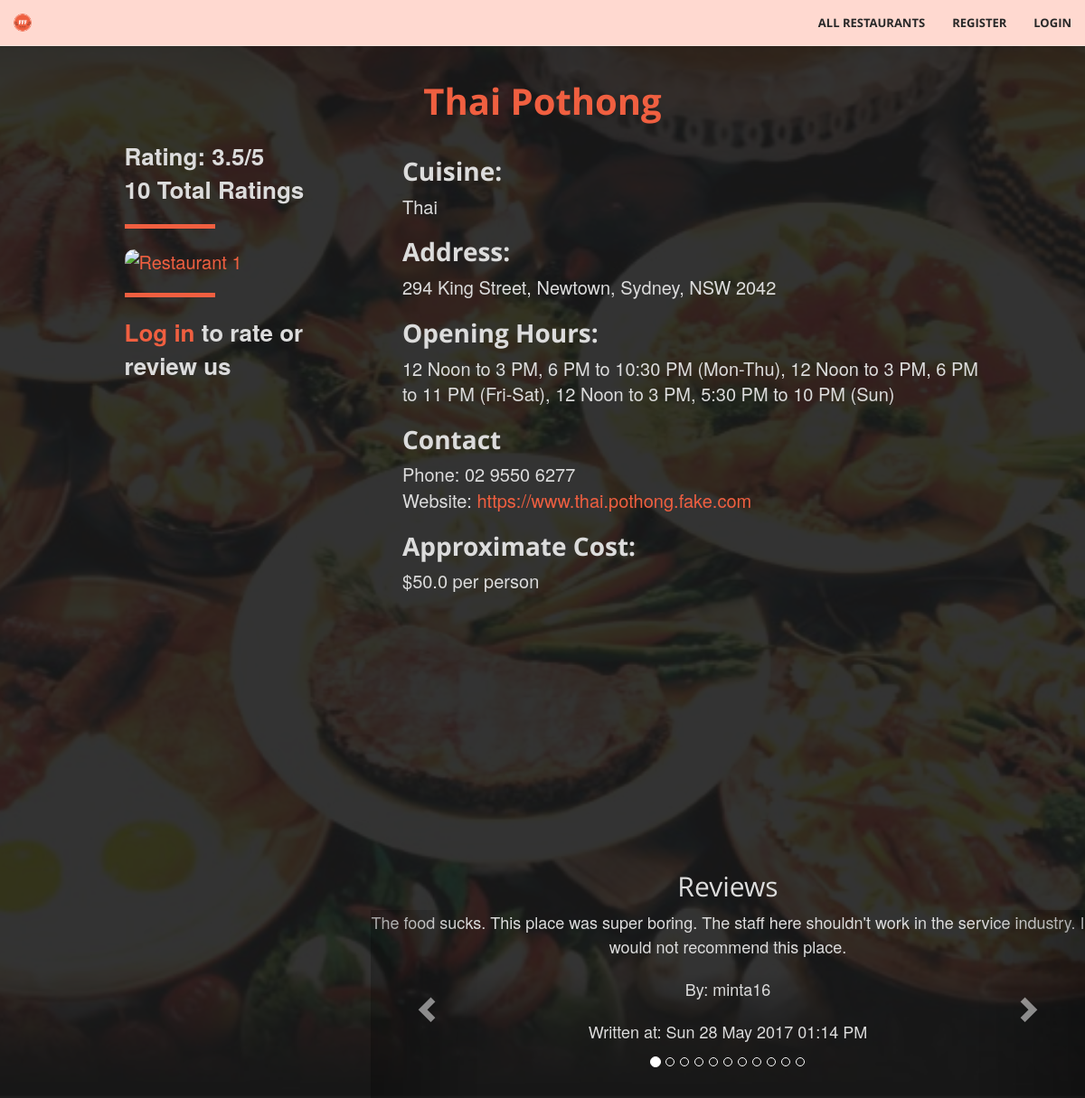
/restaurant/60, run on the app's committed database.
### tables this page shows
CREATE TABLE Restaurants (
				id			INTEGER not null unique,
				name		TEXT not null,
				suburb	TEXT not null,
				address	TEXT not null,
				postcode INTEGER not null,
				phone		TEXT,
				hours		TEXT, -- business hours; varying format
				cuisine	TEXT not null,
				owner		TEXT,
				website	TEXT not null check (website like 'http%://_%'),
				cost		FLOAT not null, -- average cost per person
				image		TEXT check (image like 'http%://_%'),
				PRIMARY KEY (id),
				FOREIGN KEY (owner) REFERENCES Users(username)
			);

CREATE TABLE Reviews (
				id				INTEGER unique not null,
				user			TEXT not null,
				restaurant	INTEGER not null,
				review		TEXT not null,
				timestamp	DATE not null,
				reported		INTEGER not null check (reported == 0 || reported == 1),
				PRIMARY KEY (user, restaurant), -- one review per user per restaurant
				FOREIGN KEY (user) REFERENCES Users(username),
				FOREIGN KEY (restaurant) REFERENCES Restaurants(id)
	);

### fff.py (the view, shortened to what this page needs)
@app.route('/restaurant/<path:rest_id>', methods=['GET', 'POST'])
def restaurant_page(rest_id):
    conn = sqlite3.connect('data.db')
    c = conn.cursor()
    r = db_interface.get_restaurant_by_id(c, id=rest_id)
    if r:
        reviews = db_interface.get_reviews(c, rest_id)
        already_reviewed = False
        already_rated = False
        user_rating = 0
        if 'username' in session:
            already_reviewed = db_interface.already_reviewed_restaurant(c, rest_id, session['username'])
            already_rated = db_interface.already_rated_restaurant(c, rest_id, session['username'])
            if already_rated:
                user_rating = db_interface.find_user_rating(c, session['username'], rest_id)
        if request.method == 'GET':
            return render_template('restaurant.html', restaurant=r, logged_in=('username' in session),
                                   reviews=reviews, already_reviewed=already_reviewed, already_rated = already_rated,
                                   user_rating=user_rating)
    else:
        flash('Restaurant not found!')
        return redirect(url_for('restaurants_page'))

### classes.py (called while the page is built)
	def get_id(self): # Does not require setter
		return self.id

	def get_name(self):
		return self.name

	def get_address(self):
		return self.address

	def get_cuisine(self):
		return self.cuisine

	def get_phone(self):
		return self.phone

	def get_hours(self):
		return self.hours

	def get_rating(self):
		return self.rating

	def get_numRating(self):
		return self.numRating

	def get_website(self):
		return self.website

	def get_cost(self):
		return self.cost

	def get_image(self):
		return self.image

	def get_user(self):
		return self.user

	def get_review(self):
		return self.review

	def get_timestamp(self):
		return self.timestamp

### db_interface.py (called while the page is built)
def get_restaurant_by_id(c, id):
	c.execute("""SELECT * FROM Restaurants WHERE ID=?""", (id, ))
	res = c.fetchone()
	if res:
		 r = Restaurant(
				id=res[0],
				name=res[1],
				suburb=res[2],
				address=res[3],
				postcode=res[4],
				phone=res[5],
				hours=res[6],
				cuisine=res[7],
				owner=res[8],
				website=res[9],
				cost=res[10],
				image=res[11],
				rating=find_average_rating(c, res[0]),
				numRating=find_number_rating(c, res[0])
		 )
		 return r

def find_average_rating(c, i):
	ratings = c.execute("SELECT rating FROM Ratings WHERE restaurant=?", (i, )).fetchall()
	ratings = [r[0] for r in ratings]
	avg = average(ratings)
	if avg == -1:
		 return 0 #this needs to be a number
	return avg

def find_number_rating(c, i):
	r = c.execute("SELECT COUNT(*) FROM Ratings WHERE restaurant=?", (i, )).fetchone()
	return r[0]

def get_reviews(c, restaurant_id):
	results = []
	c.execute("SELECT * FROM Reviews WHERE restaurant=?", (restaurant_id, ))
	for review in c.fetchall():
		 r = Review(
				id=review[0],
				user=review[1],
				review=review[3],
				timestamp=datetime.datetime.strptime(review[4], "%Y-%m-%d %H:%M:%S.%f"),
				reported=review[5]
		 )
		 results.append(r)
	return results

### fff.py (called while the page is built)
@app.context_processor
def utility_processor():
    def is_admin(user):
        conn = sqlite3.connect('data.db')
        c = conn.cursor()
        is_ad = c.execute('SELECT admin FROM Users where username="%s"' % user).fetchone()[0]
        if is_ad == 0:
            return False
        else:
            return True
    return dict(is_admin=is_admin)

### helpers_fff.py (called while the page is built)
def average(arr):  # Calculates average value of an array
    total = 0
    i = 0
    while i < len(arr):
        total += arr[i]
        i += 1
    if i == 0:
        return -1
    else:
        return round(total/i, 1)

### templates/restaurant.html (shortened to what this page needs)
{% extends "base.html" %}
{% block body %}
<header>
  <div class="restaurants">
    <div class="row">
      <br/>
   		<div class="row">
           <div class ="restaurants-heading">
             <h1>{{ restaurant.get_name() }} </h1>
	  	     </div>
         </div>
      <div class="col-xs-3 col-xs-offset-1">
        <div class ="restaurants-listing-box">
          <div class="restaurants-listing">
            {% if restaurant.get_rating() == 0 %}
				  <b> Unrated </b> <br>
            {% elif restaurant.get_numRating() == 1 %}
				  <b> Rating: {{ restaurant.get_rating() }}/5 </b> <br>
              <b>{{ restaurant.get_numRating() }} Rating</b>
            {% else %}
				  <b> Rating: {{ restaurant.get_rating() }}/5 </b> <br>
              <b>{{ restaurant.get_numRating() }} Total Ratings</b>
            {% endif %}
            <hr align= "left">
            <a href="{{ url_for('restaurant_page', rest_id = restaurant.get_id()) }}"><img src="{{ restaurant.get_image() }}" alt="Restaurant 1" height ="300" width="440"></a> </br>
              {% if logged_in %}
                <h2>Rate us</h2>
                <form method="POST">
                  <fieldset class="rating">
                    <input type="radio" id="star5" name="rating" value="5" />
                    <label class = "full" for="star5" title="Amazing - 5 stars"></label>
                    <input type="radio" id="star4half" name="rating" value="4.5" />
                    <label class="half" for="star4half" title="4.5 stars"></label>
                    <input type="radio" id="star4" name="rating" value="4" />
                    <label class = "full" for="star4" title="Very good - 4 stars"></label>
                    <input type="radio" id="star3half" name="rating" value="3.5" />
                    <label class="half" for="star3half" title="3.5 stars"></label>
                    <input type="radio" id="star3" name="rating" value="3" />
                    <label class = "full" for="star3" title="Average - 3 stars"></label>
                    <input type="radio" id="star2half" name="rating" value="2.5" />
                    <label class="half" for="star2half" title="2.5 stars"></label>
                    <input type="radio" id="star2" name="rating" value="2" />
                    <label class = "full" for="star2" title="Below average - 2 stars"></label>
                    <input type="radio" id="star1half" name="rating" value="1.5" />
                    <label class="half" for="star1half" title="1.5 stars"></label>
                    <input type="radio" id="star1" name="rating" value="1" />
                    <label class = "full" for="star1" title="Not great - 1 star"></label>
                    <input type="radio" id="starhalf" name="rating" value="0.5" />
                    <label class="half" for="starhalf" title="0.5 stars"></label>
                  </fieldset>
                  {% if already_rated %}
                  {%  endif  %}
                    <br>
                    <hr align = "left">
                  <input type="submit" value="Submit" class="btn btn-primary">
                </form>
                <hr>
              {%else%}
              <hr align= "left">
              <b><a class="page-scroll" href="{{ url_for('login') }}">Log in</a> to rate or review us</b>
              {% endif %}
          </div>
        </div>
      </div>
      <div class="col-xs-7">
        <div class="restaurants-listing">
          <h2>Cuisine:</h2>
          {{ restaurant.get_cuisine() }} <br/>
          <h2>Address:</h2>
          {{ restaurant.get_address() }} <br/>
          <h2>Opening Hours:</h2>
          {{ restaurant.get_hours() }} <br/>
          <h2>Contact </h2>
          Phone: {{ restaurant.get_phone() }} <br/>
          Website: <a href="{{ restaurant.get_website() }}">{{ restaurant.get_website() }}</a> <br/>
          <h2>Approximate Cost:</h2>
          ${{restaurant.get_cost()}} per person <br/> <br/>
        </div>
      </div>
    </div>
    <div class="row">
      <div class="col-xs-3 col-xs-offset-1">
      </div>
      <div class="col-xs-8">
        <h2>Reviews</h2>
        <div id="carousel-reviews" class="carousel slide" data-ride="carousel">
          <div class="row">
            <div class="carousel-inner" role="listbox">
              {% if reviews|length == 0 %}
                 <p>No reviews yet!</p>
              {% else %}
              {% for i in range(reviews|length) %}
                {% if i == 0 %}
                  <div class="item active">
                {% else %}
                  <div class="item">
                {% endif %}
                  <p>{{ reviews[i].get_review() }}</p>
                  <p>By: {{ reviews[i].get_user() }}</p>
                  <p>Written at: {{ reviews[i].get_timestamp().strftime('%a %d %b %Y %I:%M %p') }}</p>
                  <br/>
                  <br/>
                </div>
              {% endfor %}
              {% endif %}
            </div>
            <a class="left carousel-control" href="#carousel-reviews" role="button" data-slide="prev">
              <span class="glyphicon glyphicon-chevron-left" aria-hidden="true"></span>
            </a>
            <a class="right carousel-control" href="#carousel-reviews" role="button" data-slide="next">
              <span class="glyphicon glyphicon-chevron-right" aria-hidden="true"></span>
            </a>
          </div>
          <div class="row">
            <ol class="carousel-indicators">
              {% for i in range(reviews|length) %}
                {% if i == 0 %}
                  <li data-target="#carousel-reviews" data-slide-to="{{ i }}" class="active"></li>
                {% else %}
                  <li data-target="#carousel-reviews" data-slide-to="{{ i }}"></li>
                {% endif %}
              {% endfor %}
            </ol>
          </div>
        </div>
      </div>
    </div>
  </div>
</header>
{% endblock %}

### templates/base.html (shortened to what this page needs)
<!DOCTYPE html>
<html lang="en">
    <head>
        <link href="{{ url_for('static', filename='vendor/bootstrap/css/bootstrap.min.css') }}" rel="stylesheet" type="text/css">
        <link href="{{ url_for('static', filename='vendor/font-awesome/css/font-awesome.min.css') }}" rel="stylesheet" type="text/css">
        <link href="{{ url_for('static', filename='vendor/bootstrap/css/bootstrap-select.min.css') }}" rel="stylesheet" type="text/css">
        <link href="{{ url_for('static', filename='fonts/open_sans.css') }}" rel="stylesheet" type="text/css">
        <link href="{{ url_for('static', filename='css/fff.css') }}" rel="stylesheet" type="text/css">
        <link href="{{ url_for('static', filename='css/ratings.css') }}" rel="stylesheet" type="text/css">
    </head>
    <body>
      <div class="row">
        <nav id="mainNav" class="navbar navbar-default navbar-fixed-top">
          <div class="container-fluid">
            <div class="navbar-header">
              <a class="navbar-brand page-scroll" href="{{ url_for('home_page') }}"><img src = "{{ url_for('static', filename='img/FFF.png') }}"></a>
            </div>
            <div class="collapse navbar-collapse" id="bs-example-navbar-collapse-1">
              <ul class="nav navbar-nav navbar-right">
                <li>
                    <a class="page-scroll" href="{{ url_for('restaurants_page') }}">All Restaurants</a>
                </li>
                <li>
                  {% if session['logged_in'] != True %}
                    <a class="page-scroll" href="{{ url_for('register') }}">Register</a>
                  {% endif %}
                </li>
                <li>
                  {% if session['logged_in'] == True %}
                    <a class="page-scroll" href="{{ url_for('logout') }}">Logout</a>
                  {% else %}
                    <a class="page-scroll" href="{{ url_for('login') }}">Login</a>
                  {% endif %}
                </li>
              </ul>
            </div>
          </div>
        </nav>
      </div>
      {% block body %}
      {% endblock %}
    </body>
</html>

### static/css/fff.css (style rules this page uses)
html, body { height: 100%; width: 100%; }
body { font-family: 'Josefin Sans', 'Helvetica Neue', Arial, sans-serif; }
hr { border-color: #F05F40; border-width: 5px; max-width: 100px; }
a { -webkit-transition: all 0.35s; -moz-transition: all 0.35s; transition: all 0.35s; color: #F05F40; }
h1, h2, h3, h4, h5, h6 { font-family: 'Open Sans', 'Helvetica Neue', Arial, sans-serif; }
p { font-size: 18px; line-height: 1.5; margin-bottom: 20px; }
.navbar-default { background-color: white; border-color: rgba(34, 34, 34, 0.05); font-family: 'Open Sans', 'Helvetica Neue', Arial, sans-serif; -webkit-transition: all 0.35s; -moz-transition: all 0.35s; transition: all 0.35s; }
.navbar-default .navbar-header .navbar-brand { color: #F05F40; font-family: 'Open Sans', 'Helvetica Neue', Arial, sans-serif; font-weight: 700; text-transform: uppercase; }
.navbar-default .nav > li > a, .navbar-default .nav > li > a:focus { text-transform: uppercase; font-weight: 700; font-size: 13px; color: #222222; }
@media (min-width: 768px) { .navbar-default { background-color: #ffd9d0; border-color: rgba(255, 255, 255, 0.3); } }
@media (min-width: 768px) { .navbar-default .navbar-header .navbar-brand { color: rgb(40,40,40); } }
@media (min-width: 768px) { .navbar-default .nav > li > a, .navbar-default .nav > li > a:focus { color: rgb(40,40,40); } }
header { position: relative; min-height: auto; -webkit-background-size: cover; -moz-background-size: cover; background-size: cover; background-attachment: fixed; -o-background-size: cover; background-position: center; background-image: url('../img/FFFBackground.jpg'); text-align: center; color: rgb(220,220,220); }
@media (min-width: 768px) { header { min-height: 100%; } }
body { webkit-tap-highlight-color: #222222; }
.restaurants { position: relative; overflow: auto; background-color: rgba(0, 0, 0, 0.8); margin-top: 50px; }
.restaurants .restaurants-listing { text-align: left; font-size:20px; padding: 10px; margin-left: 25px; height: 100vh; }
.restaurants .restaurants-heading h1 { font-size: 40px; color: #F05F40; font-weight: bold; }
.restaurants .restaurants-listing h2 { font-weight: bold; font-size:28px; }
.restaurants .restaurants-listing b { font-weight: none; font-size: 26px; }
img { max-height: 100%; max-width: 100%; border-radius: 10px; }
.collapse li a { color: white; }

### templates/base.html (style rules this page uses)
a { opacity:1; transition:opacity 0ms; }

### data on the page
Restaurants: get_name "Thai Pothong", get_cuisine "Thai", get_address "294 King Street, Newtown, Sydney, NSW 2042", get_hours "12 Noon to 3 PM, 6 PM to 10:30 PM (Mon-Thu), 12 Noon to 3 PM, 6 PM to 11 PM (Fri-Sat), 12 Noon to 3 PM, 5:30 PM to 10 PM (Sun)", get_phone "02 9550 6277", get_website "https://www.thai.pothong.fake.com", get_cost "50.0"
Reviews: review "The food sucks. This place was super boring. The staff here shouldn't work in the service industry. I would not recommend this place.", user "minta16"

### other printed values
{{ restaurant.get_rating() }} "3.5"
{{ restaurant.get_numRating() }} "10"
{{ reviews[i].get_timestamp().strftime('%a %d %b %Y %I:%M %p') }} "Sun 28 May 2017 01:14 PM"
